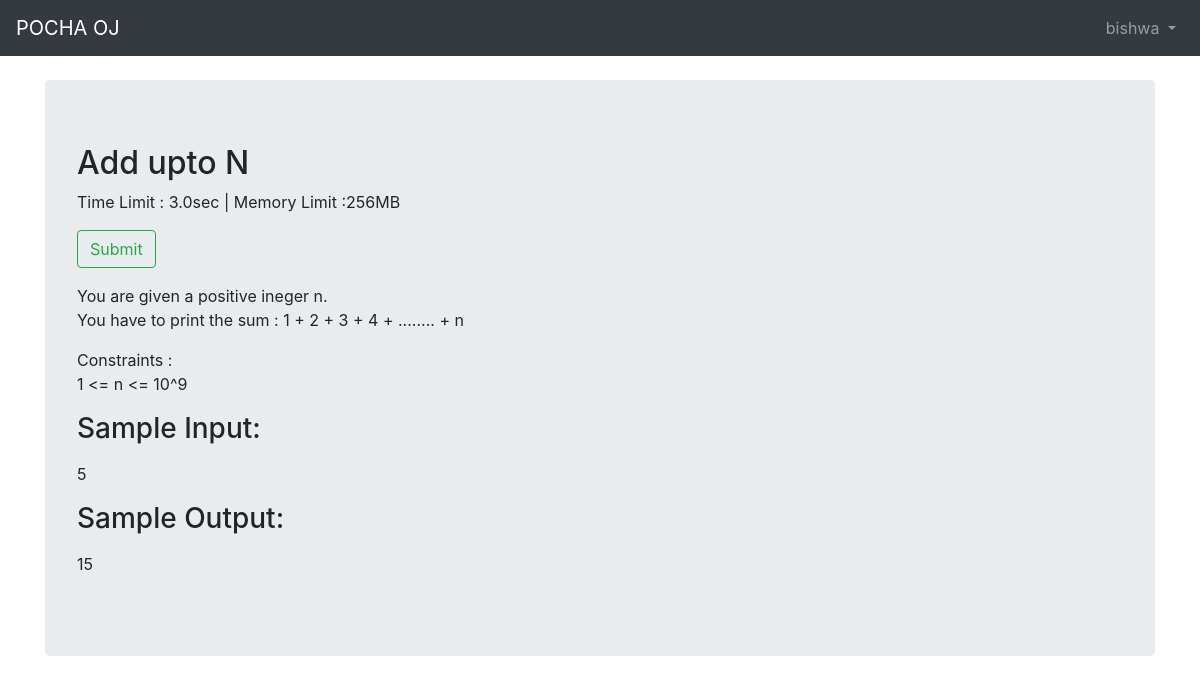
The page /problem/1/detail/ (signed in) on the database its author committed.
### accounts/models.py (models this page shows)
class CustomUser(AbstractUser):
    age = models.PositiveIntegerField(blank=True,null=True)
    class Meta(object):
        unique_together = ('email',)

### problem/models.py (models this page shows, shortened)
class Problem(models.Model):
    title = models.CharField(blank = False, null = False, max_length=25)
    statement = models.TextField()
    time_limit = models.FloatField(default = 3.0, validators=[MinValueValidator(0.0),MaxValueValidator(5.0)])
    memory_limit = models.PositiveSmallIntegerField(default = 256, validators = [MaxValueValidator(1024)] )
    owner = models.ForeignKey(settings.AUTH_USER_MODEL,on_delete=models.CASCADE,related_name='created_problems')
    is_public = models.BooleanField(default=False)
    adding_time = models.DateTimeField(auto_now_add=True)

class TestCase(models.Model):
    problem = models.ForeignKey(Problem, related_name = 'testcases',on_delete = models.CASCADE)
    case_input = models.TextField(blank=False,null = False)
    expected_output = models.TextField(blank=False,null=False)
    is_sample = models.BooleanField(default=False)

### problem/views.py (the view)
# urls.py: path('<int:pk>/detail/',views.ProblemDetailView.as_view(),name='problem_detail'),
class ProblemDetailView(DetailView):
    model = models.Problem
    template_name = 'problem/problem_detail.html'
    def get_context_data(self, **kwargs):
        context = super().get_context_data(**kwargs)
        context['sample_test_cases'] = self.object.testcases.filter(is_sample=True).all()
        return context

### problem/templates/problem/problem_detail.html (shortened to what this page needs)
{% extends "base.html" %}
{% block content %}
    <div class='jumbotron'>
        <div class='problem-header'>
            <h2>{{problem.title}}</h2>
            <p>Time Limit : {{problem.time_limit}}sec | Memory Limit :{{problem.memory_limit}}MB</p>
            <a href="{% url 'problem:submit' pid=problem.pk %}" class="btn btn-outline-success" role="button">Submit</a>
            <div class='problem-statement'>
                <p>{{problem.statement|escape|linebreaks}}</p>
            </div>
            {% for case in sample_test_cases %}
                <div class='sample-input-output'>
                    <h3>Sample Input:</h3>
                    <p>{{case.case_input|escape|linebreaks}}</p>
                    <h3>Sample Output:</h3>
                    <p>{{case.expected_output|escape|linebreaks}}</p>
                </div>
            {% endfor %}
        </div>
    </div>
{% endblock content %}

### templates/base.html (shortened to what this page needs)
<!doctype html>
<html lang="en">
  <head>
    <link rel="stylesheet" href="https://stackpath.bootstrapcdn.com/bootstrap/4.1.3/css/bootstrap.min.css">
  </head>
  <body>
    <nav class="navbar navbar-expand-md navbar-dark bg-dark mb-4">
      <a class="navbar-brand" href="{% url 'home' %}">POCHA OJ</a>
      <div class="collapse navbar-collapse" id="navbarCollapse">
        {% if user.is_authenticated %}
          <ul class="navbar-nav ml-auto">
            <li class="nav-item">
              <a class="nav-link dropdown-toggle" href="#" id="userMenu" data-toggle="dropdown" aria-haspopup="true" aria-expanded="false">
                {{ user.username }}
              </a>
            </li>
          </ul>
        {% else %}
          <form class="form-inline ml-auto">
            <a href="{% url 'login' %}" class="btn btn-outline-secondary">Log In</a>
            <a href="{% url 'signup' %}" class="btn btn-primary ml-2">Sign up</a>
          </form>
        {% endif %}
      </div>
    </nav>
    <div class="container">
      {% block content %}
      {% endblock content %}
    </div>
  </body>
</html>

### rows shown on the page
CustomUser: username "bishwa"
Problem: title "Add upto N", time_limit "3.0", memory_limit "256", statement "You are given a positive ineger n. You have to print the sum : 1 + 2 + 3 + 4 + ........ + n Constraints : 1 <= n <= 10^9"
TestCase: case_input "5", expected_output "15"
